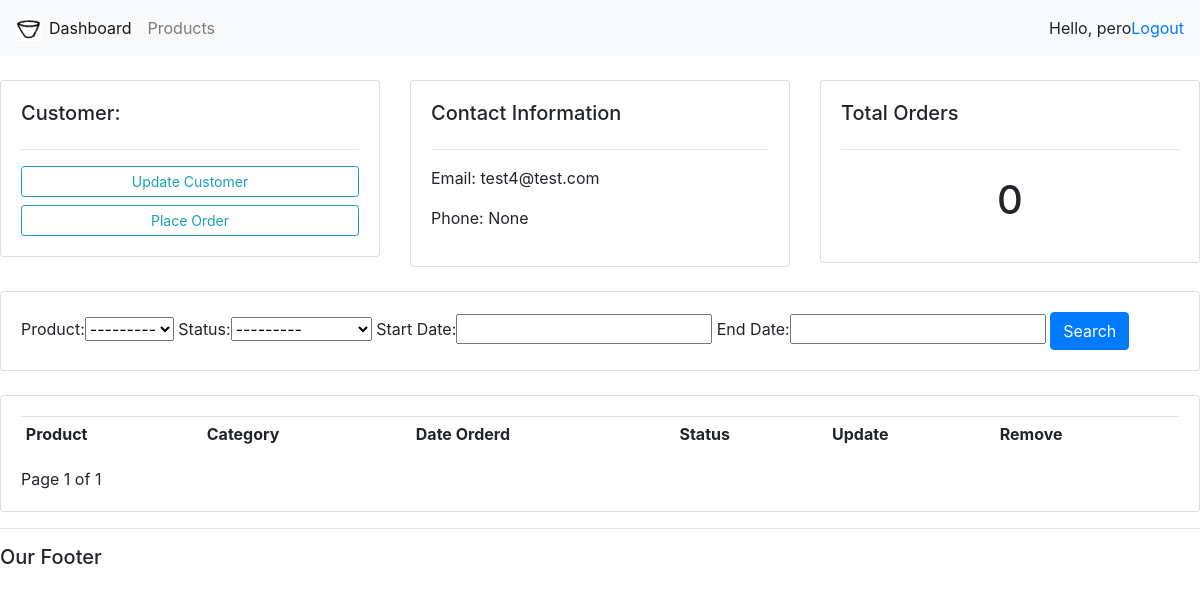
Before: /customer/8/ (signed in) with the older database file.
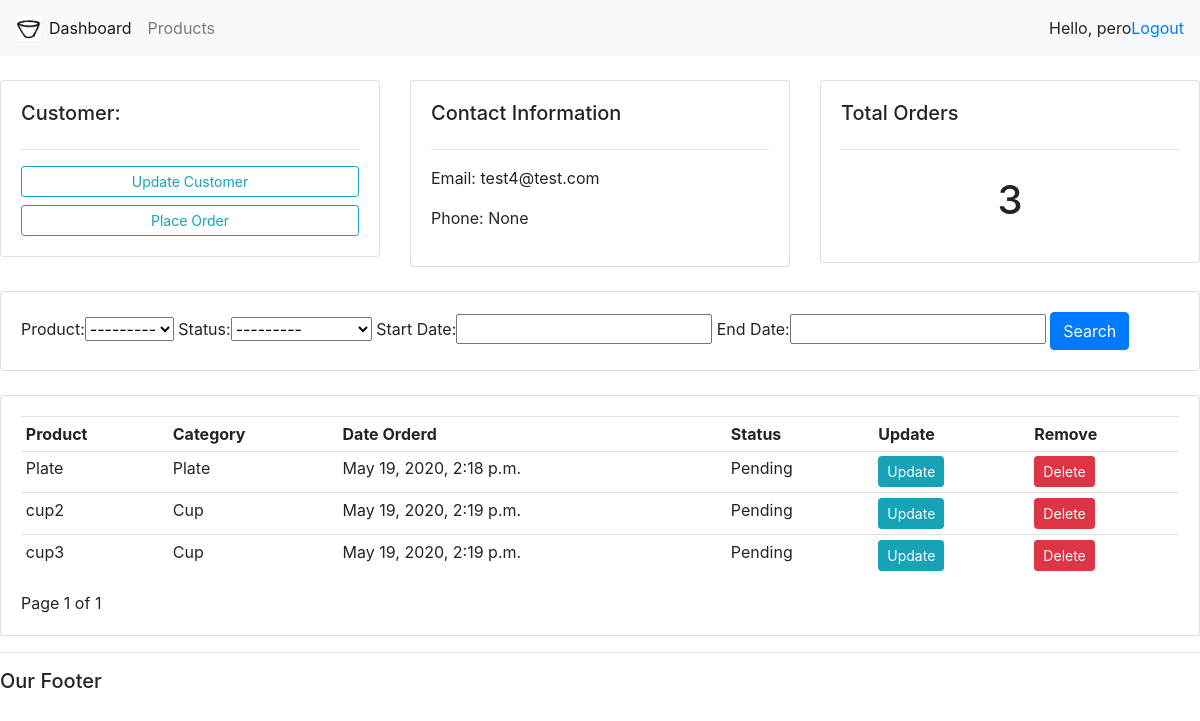
After: the same page with the newer database file.
### accounts/models.py (models this page shows, shortened)
class Order(models.Model):
    STATUS = (
        ('Pending', 'Pending'),
        ('Out for Delivery', 'Out for Delivery'),
        ('Delivered', 'Delivered')
    )
    customer = models.ForeignKey(Customer, null=True, on_delete=models.SET_NULL)
    product = models.ForeignKey(Product, null=True, on_delete=models.SET_NULL)
    date_created = models.DateTimeField(auto_now_add=True, null=True)
    status = models.CharField(max_length=200, null=True, choices=STATUS)

### store/models.py (models this page shows)
class Product(models.Model):
    CATEGORY = (
        ('Cup', 'Cup'),
        ('Plate', 'Plate'),
        ('Bowl', 'Bowl'),
        ('Vase', 'Vase')
    )
    name = models.CharField(max_length=50, null=True)
    category = models.CharField(max_length=50, null=True, choices=CATEGORY)
    price = models.DecimalField(max_digits=8, decimal_places=2, null=True)
    description = models.TextField(max_length=100, null=True, blank=True)
    date = models.DateField(auto_now_add=True, null=True)
    tags = models.ManyToManyField(Tag)
    def __str__(self):
        return self.name

### accounts/decorators.py (the view)
        def wrapper_func(request, *args, **kwargs):
            group = None
            if request.user.groups.exists():
                group = request.user.groups.all()[0].name
            if group in allowed_roles:
                return view_func(request, *args, **kwargs)
            else:
                return HttpResponse("You are not authorized to view this page.")

### accounts/views.py (called while the page is built)
@login_required(login_url='login')
@allowed_users(allowed_roles=['admin'])
def customer(request, pk):
    customer = Customer.objects.get(id=pk)
    orders = customer.order_set.all()
    orders_count = orders.count()
    myFilter = OrderFilter(request.GET, queryset=orders)
    orders = myFilter.qs
    paginator = Paginator(orders, 5)
    page_number = request.GET.get('page')
    page_obj = paginator.get_page(page_number)
    context = {
        'customer': customer,
        'orders': orders,
        'orders_count': orders_count,
        'myFilter': myFilter,
        'page_obj': page_obj
    }
    return render(request, 'accounts/customer.html', context)

### accounts/templates/accounts/customer.html (shortened to what this page needs)
{% extends 'accounts/base.html' %} {% block content %}
<br />
<div class="row">
  <div class="col-md">
    <div class="card card-body">
      <h5>Customer:</h5>
      <hr />
      <a class="btn btn-outline-info btn-sm btn-block" href=""
        >Update Customer</a
      >
      <a
        class="btn btn-outline-info btn-sm btn-block"
        href="{% url 'create_order' customer.id %}"
        >Place Order</a
      >
    </div>
  </div>
  <div class="col-md">
    <div class="card card-body">
      <h5>Contact Information</h5>
      <hr />
      <p>Email: {{customer.email}}</p>
      <p>Phone: {{customer.phone}}</p>
    </div>
  </div>
  <div class="col-md">
    <div class="card card-body">
      <h5>Total Orders</h5>
      <hr />
      <h1 style="text-align: center; padding: 10px;">{{orders_count}}</h1>
    </div>
  </div>
</div>
<br />
<div class="row">
  <div class="col">
    <div class="card card-body">
      <form method="get">
        {{myFilter.form}}
        <button class="btn btn-primary" type="submit">Search</button>
      </form>
    </div>
  </div>
</div>
<br />
<div class="row">
  <div class="col-md">
    <div class="card card-body">
      <table class="table table-sm">
        <tr>
          <th>Product</th>
          <th>Category</th>
          <th>Date Orderd</th>
          <th>Status</th>
          <th>Update</th>
          <th>Remove</th>
        </tr>
        {% for order in page_obj %}
        <tr>
          <td>{{order.product}}</td>
          <td>{{order.product.category}}</td>
          <td>{{order.date_created}}</td>
          <td>{{order.status}}</td>
          <td>
            <a
              class="btn btn-sm btn-info"
              href="{% url 'update_order' order.id %}"
              >Update</a
            >
          </td>
          <td>
            <a
              class="btn btn-sm btn-danger"
              href="{% url 'delete_order' order.id %}"
              >Delete</a
            >
          </td>
        </tr>
        {% endfor %}
      </table>
      <div class="pagination">
        <span class="step-links">
          <span class="current">
            Page {{ page_obj.number }} of {{ page_obj.paginator.num_pages }}
          </span>
        </span>
      </div>
    </div>
  </div>
</div>
{% endblock %}

Changed rows visible on the page:
added Order: product "Plate", product.category "Plate", date_created "May 19, 2020, 2:18 p.m.", status "Pending"
added Order: product "cup2", product.category "Cup", date_created "May 19, 2020, 2:19 p.m.", status "Pending"
added Order: product "cup3", product.category "Cup", date_created "May 19, 2020, 2:19 p.m.", status "Pending"
Other visible differences:
{{ orders_count }}: "0" → "3"
